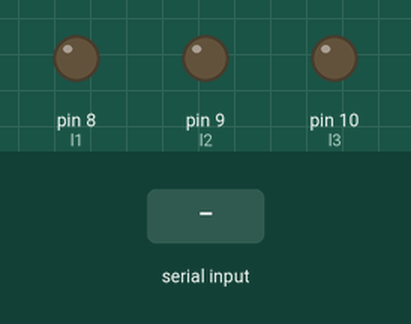
Bench run of a sketch on a simulated Arduino Uno, built with avr-gcc and run on an emulated ATmega328P. Parts: output pins drawn as LEDs (lit = HIGH). The inputs (shaded band) are chosen by the test bench.

Above: at 1.2 s.
1.3 s: "left\n" received over Serial
At 2.9 s:
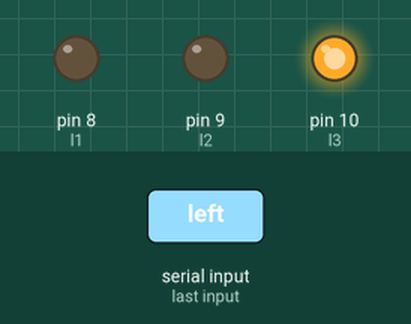
3.5 s: "right\n" received over Serial
At 4.4 s:
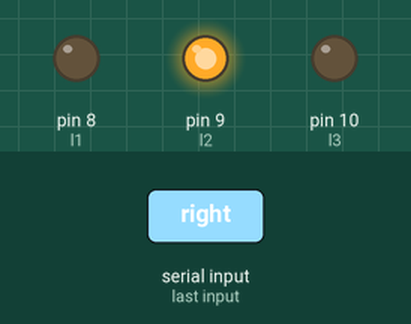
5.5 s: "center\n" received over Serial
At 7.1 s:
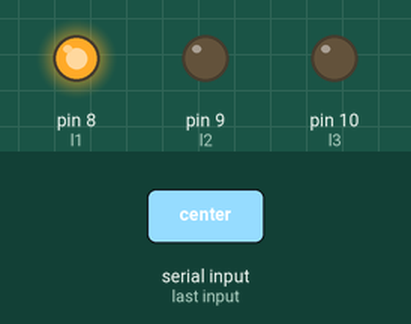
7.5 s: "1\n" received over Serial
At 8.7 s:
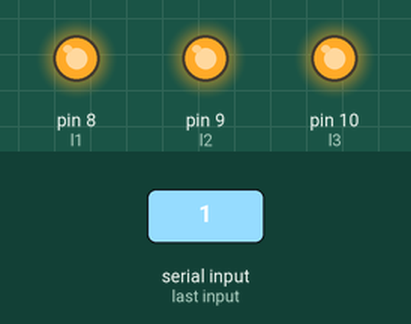
Timing chart, 0 to 10.5 s (numbered marks = the images above; inputs shaded):
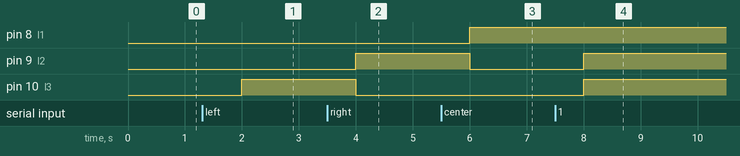

The sketch:

uno_rpi.ino
```cpp
String command;
//#define ldr A0
#define l1 8
#define l2 9
#define l3 10

void setup() {
  // put your setup code here, to run once:
  Serial.begin(9600);
  pinMode(l1,OUTPUT);
  pinMode(l2,OUTPUT);
  pinMode(l3,OUTPUT);

}

void loop() {
 // put your main code here, to run repeatedly:
 // int reading=analogRead(ldr);
 // Serial.println(reading);


  if(Serial.available()){
    command=Serial.readStringUntil('\n');
    command.trim();
    if(command.equals("left")){
      digitalWrite(l1,LOW);
      digitalWrite(l2,LOW);
      digitalWrite(l3,HIGH);
    }
    else if(command.equals("right")){
      digitalWrite(l1,LOW);
      digitalWrite(l2,HIGH);
      digitalWrite(l3,LOW);
    }
    else if(command.equals("center")){
      digitalWrite(l1,HIGH);
      digitalWrite(l2,LOW);
      digitalWrite(l3,LOW);
    }
    else{
      digitalWrite(l1,HIGH);
      digitalWrite(l2,HIGH);
      digitalWrite(l3,HIGH);
    }

  }
  delay(1000);
}
```

Measured:
- after the input at 1.3 s, pin 10 (l3): LOW → HIGH after 0.70 s
- after the input at 3.5 s, pin 9 (l2): LOW → HIGH after 0.50 s; pin 10 (l3): HIGH → LOW after 0.50 s
- after the input at 5.5 s, pin 8 (l1): LOW → HIGH after 0.50 s; pin 9 (l2): HIGH → LOW after 0.50 s
- after the input at 7.5 s, pin 9 (l2), pin 10 (l3): LOW → HIGH after 0.50 s
